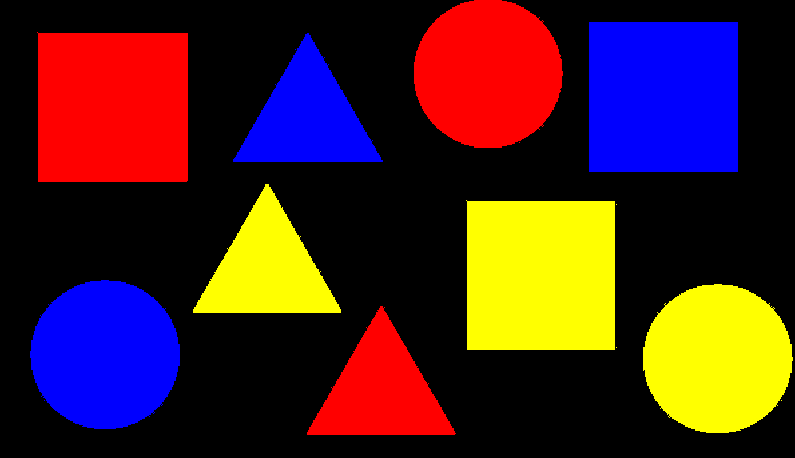
//> input picture 6/samples/3.png, 795 x 458 px
$ ./main   (built with g++ and OpenCV 4)
//> lines starting //> are read from the running program, lines starting //| are printed output that depends on the picture; after the words box and inside, x2 and y2 are one past the last pixel; in counts of white or black regions, pixels touching at a corner belong together
#include <opencv2/highgui.hpp>
#include <opencv2/opencv.hpp>

#define EPS 700

int main() {
    cv::Mat image = cv::imread("samples/3.png");
//> image is the input picture: 458 rows x 795 cols, CV_8UC3; mean B, G, R 34.8, 34.6, 69.4
    if (image.empty()) {
        std::cout << "Could not open or find the image." << std::endl;
        return -1;
    }

    cv::Mat hsv;
    cv::cvtColor(image, hsv, cv::COLOR_BGR2HSV);
//> hsv: 458 rows x 795 cols, CV_8UC3; mean H, S, V 20.5, 104.3, 104.3
    hsv += cv::Scalar(0, 100, 0);
//> hsv: 458 rows x 795 cols, CV_8UC3; mean H, S, V 20.5, 163.4, 104.3

    cv::Mat channels[3];
    cv::split(hsv, channels);
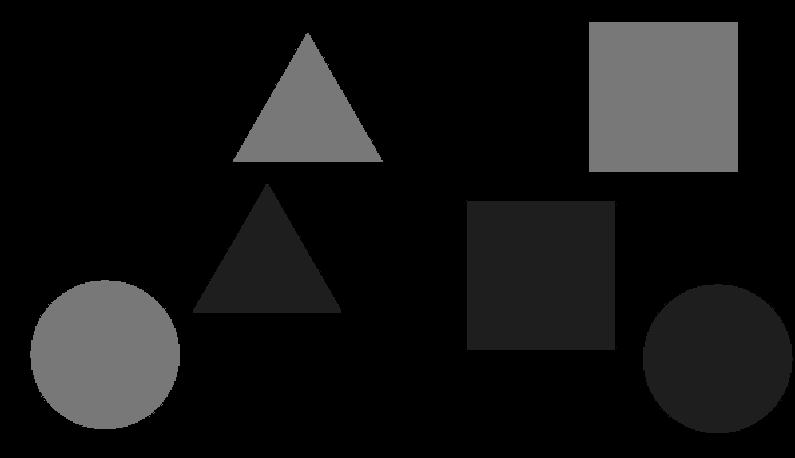
//> channels[0]: 458 rows x 795 cols, CV_8UC1; min 0, max 120, mean 20.5
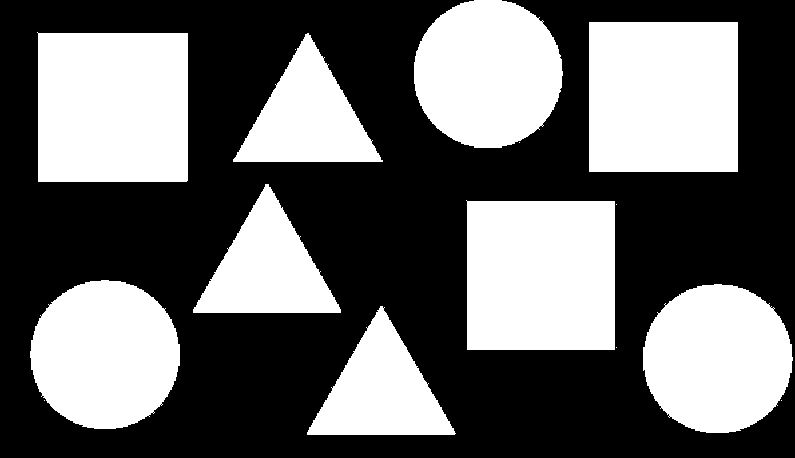
//> channels[1]: 458 rows x 795 cols, CV_8UC1; values 100 (black) and 255 (white), 40.9% white; 15 white regions (6 under 20 px), largest, box (x1, y1, x2, y2) and area: (589, 22, 738, 172) 22350, (37, 32, 188, 182) 22350, (466, 200, 615, 350) 22053

    // Преобразование изображения в оттенки серого
    cv::Mat gray = channels[2];
    // Применение Гауссова сглаживания для уменьшеhough linesния шума
    cv::Mat blurred;
    cv::GaussianBlur(gray, blurred, cv::Size(5, 5), 1.5);
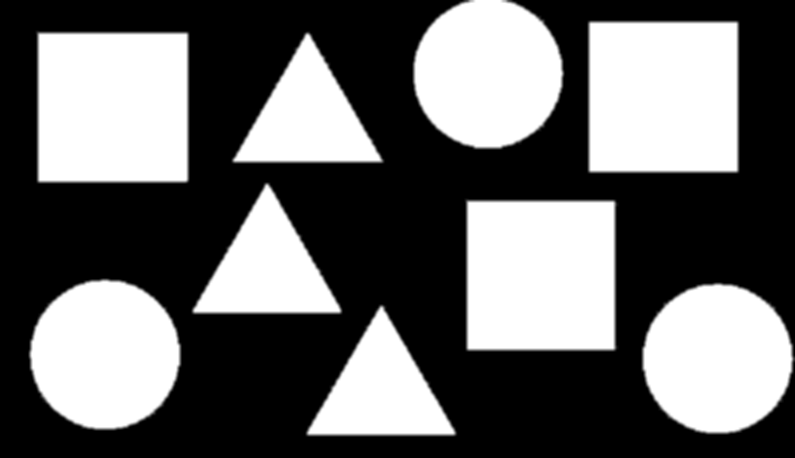
//> blurred: 458 rows x 795 cols, CV_8UC1; min 0, max 255, mean 104.3

    // Выделение границ с помощью метода Canny
    cv::Mat edges;
    // cv::Canny(blurred, edges, 50, 150);
    cv::threshold(blurred, edges, 100, 255, cv::THRESH_BINARY);
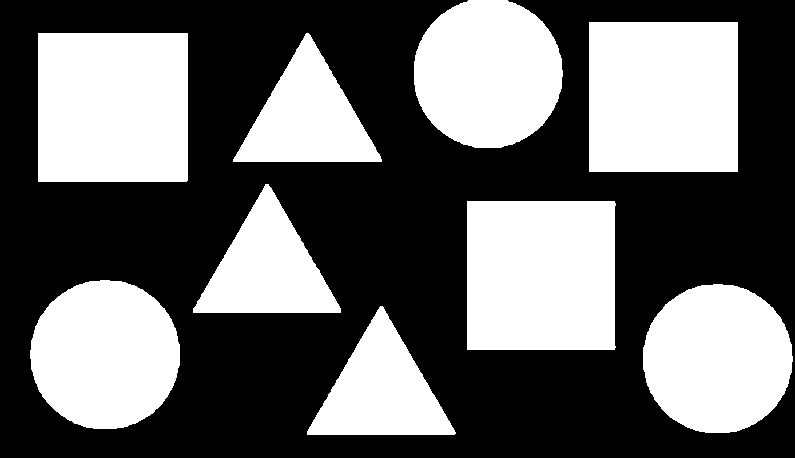
//> edges: 458 rows x 795 cols, CV_8UC1; 41.1% white; 9 white regions

    // Обнаружение контуров на основе бинарного изображения границ
    std::vector<std::vector<cv::Point>> contours;
    cv::findContours(edges, contours, cv::RETR_LIST, cv::CHAIN_APPROX_SIMPLE);
//> contours = 9 contours; largest, box (x1, y1, x2, y2) and area: (589, 22, 738, 172) 22052, (38, 33, 188, 182) 22052, (467, 201, 616, 350) 21761, (30, 280, 180, 429) 17422, (643, 284, 793, 433) 17416

    // Визуализация результатов
    cv::Mat contourOutput(image.rows, image.cols, CV_8UC3, cv::Scalar(0, 0, 0));
    cv::drawContours(contourOutput, contours, -1, cv::Scalar(0, 255, 0), 1);

    for(const auto& contour: contours) {
        std::string type;

        cv::Moments moments = cv::moments(contour);
        cv::Point center(moments.m10/moments.m00, moments.m01/moments.m00);

        std::vector<cv::Point> approx;
        double epsilon = 0.03 * cv::arcLength(contour, true);
        cv::approxPolyDP(contour, approx, epsilon, true);

        int size = approx.size();
        if(size == 3) {
            type = "Triangle";
        } else if(size == 4) {
            type = "Square";
        } else if (size > 4) {
            type = "Circle";
        } else {
            type = "Unknown";
        }

        cv::putText(contourOutput, type, center, cv::FONT_HERSHEY_SIMPLEX, 0.75, cv::Scalar(0, 255, 0));
        // cv::putText(contourOutput, std::to_string(size), center + cv::Point(0, 50), cv::FONT_HERSHEY_SIMPLEX, 0.75, cv::Scalar(0, 0, 255));
    }
//> this loop made 9 passes
//> (center, epsilon, size) on passes 2, 3, 4, 8, 9: (Point(717, 358), 14.85, 8), (Point(104, 354), 14.85, 8), (Point(540, 274), 17.75, 4), (Point(663, 96), 17.82, 4), (Point(487, 73), 14.78, 8)
//> (center, epsilon, approx, size) on passes 1, 5, 6, 7: (Point(380, 390), 13.98, 3 Points (x, y): [380, 306], [307, 434], [454, 434], 3), (Point(266, 268), 13.97, 3 Points (x, y): [265, 184], [193, 312], [340, 312], 3), (Point(307, 117), 13.99, 3 Points (x, y): [306, 33], [233, 161], [381, 161], 3), (Point(112, 106), 17.8, 4 Points (x, y): [38, 33], [38, 181], [187, 180], [187, 33], 4)
//> pass 1, `cv::putText(contourOutput, type, center, cv::FONT_HERSHEY_SIMPLEX, 0.7..`:
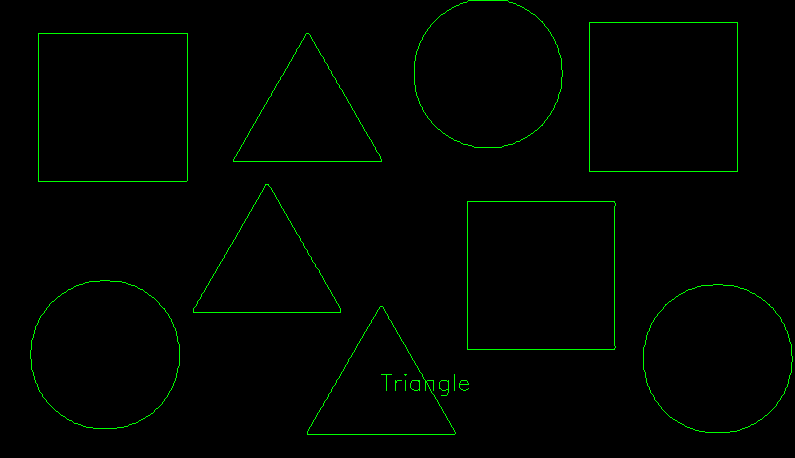
//> contourOutput: 458 rows x 795 cols, CV_8UC3; mean B, G, R 0, 3.1, 0
//> pass 3, `cv::putText(contourOutput, type, center, cv::FONT_HERSHEY_SIMPLEX, 0.7..`:
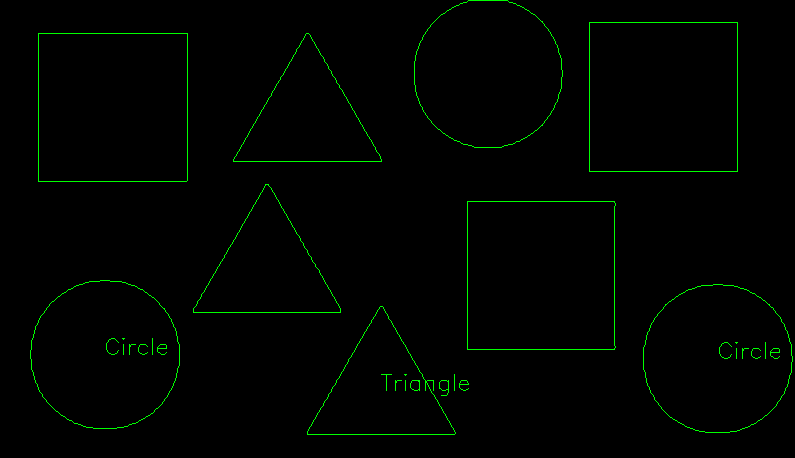
//> contourOutput: 458 rows x 795 cols, CV_8UC3; mean B, G, R 0, 3.3, 0
//> after the loop:
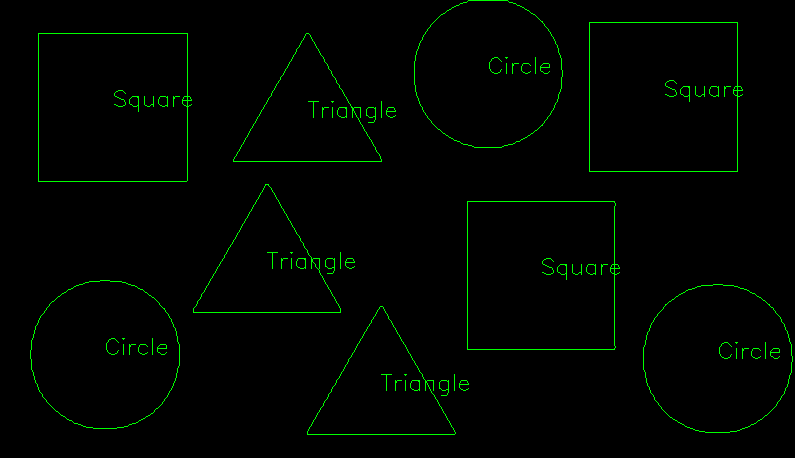
//> contourOutput: 458 rows x 795 cols, CV_8UC3; 0.31% of pixels changed, all inside (x1, y1, x2, y2) = (114, 57, 743, 280)

    cv::imshow("Исходное изображение", image);
    cv::imshow("Результат", contourOutput);

    // Ожидание, пока пользователь не закроет окно с изображением
    while((cv::waitKey() & 0xEFFFFF) != 27);
//> the Esc key is pressed

    return 0;
}

$ run again, with 6/samples/2.jpg saved as 6/samples/3.png
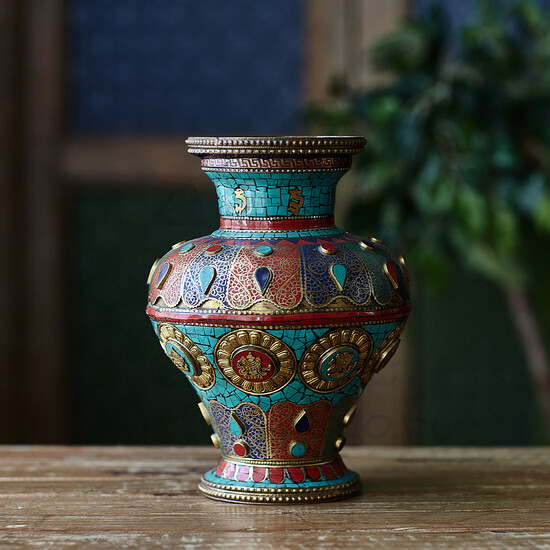
//> input picture 6/samples/2.jpg, 550 x 550 px
//> image is the input picture: 550 rows x 550 cols, CV_8UC3; mean B, G, R 52, 58.8, 57.1
//> `cv::threshold(blurred, edges, 100, 255, cv::THRESH_BINARY);`:
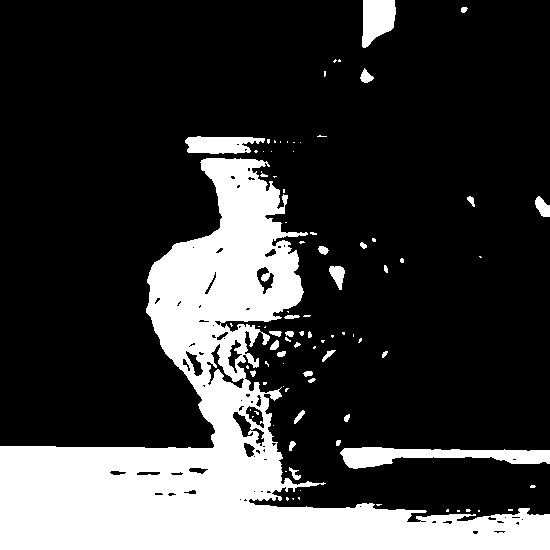
//> edges: 550 rows x 550 cols, CV_8UC1; 22.9% white; 87 white regions (57 under 20 px)
//> contours = 159 contours, 109 with area under 20; largest, box (x1, y1, x2, y2) and area: (0, 158, 550, 550) 63444, (340, 447, 550, 469) 2286, (362, 0, 396, 48) 1139, (185, 136, 265, 154) 975, (206, 343, 245, 389) 402
//> the loop `for(const auto& contour: contours)` made 159 passes
//> (center, epsilon, size) on passes 1 to 3: (Point(499, 531), 0.819, 7), (Point(475, 531), 0.495, 7), (Point(517, 522), 0.375, 6)
//> after the loop `for(const auto& contour: contours)`:
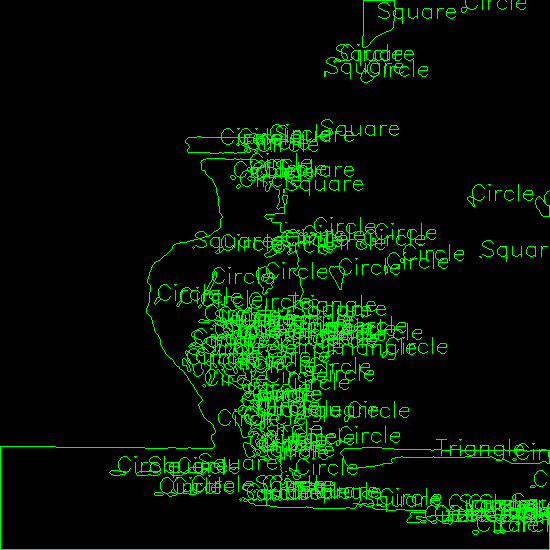
//> contourOutput: 550 rows x 550 cols, CV_8UC3; mean B, G, R 0, 19.7, 0
